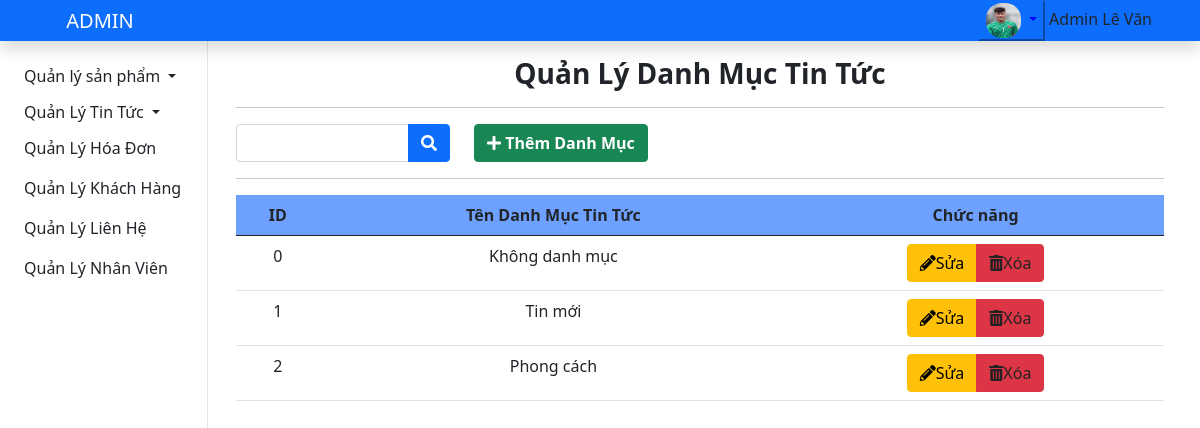
Screenshot of /admin/index.php?action=manage_danhmuc (signed in) with the database file from the repository.
### tables this page shows
CREATE TABLE `loai_tintuc` (
  `loai_tintuc_id` int(11) NOT NULL COMMENT 'mã loại tin tức',
  `ten_loai_tintuc` varchar(150) NOT NULL COMMENT 'tên loại tin tức'
);

### admin/models/connect.php (called while the page is built, shortened)
<?php
    class connect{
        private $db;
        public function __construct(){
            $dsn='mysql:host=localhost;dbname=shopgiay';
            $user='root';
            $pass='';
            try{
                $this->db=new PDO($dsn,$user,$pass,array(PDO::MYSQL_ATTR_INIT_COMMAND=>'SET NAMES utf8'));
            }catch(PDOException $e){
                die($e->getMessage());
            }
        }
        public function getIntance($select){
            $results=$this->db->query($select);
            $result=$results->fetch();
            return $result;
        }
        public function getList($select){
            $results=$this->db->query($select);
            return $results;
        }
    }
?>

### admin/models/admin.php (called while the page is built, shortened)
<?php
class Admin
{
    function get_one_statusAcc($id)
    {
        $db=new connect();
        $select="SELECT * FROM `admin` where id=$id";
        $result=$db->getIntance($select);
        return $result;
    }
}
?>

### admin/models/manage_news.php (called while the page is built, shortened)
<?php
  class manageNews{
    public function getloainews(){
      $select="select * from `loai_tintuc`";
      $db=new connect();
      $result = $db->getList($select);
      return $result;
    }
  }
?>

### admin/views/manage_danhmuc.php (the view, shortened to what this page needs)
<?php
 if(isset($id))
 {
     $staAcc= new Admin();
     $results=$staAcc->get_one_statusAcc($id);
 }
 if($results['statusAcc']!=0):
?>
<section id="manage-loainews">
  <div class="container">
    <h3 class="text-center fw-bolder mt-3">Quản Lý Danh Mục Tin Tức</h3>
    <hr>
    <div class="function-news">
      <div class="row">
        <div class="col-md-3">
          <form action="" class="form" method="post">
            <div class="input-group">
              <input type="text" class="form-control" name="searchQuery" id="">
              <button class="btn btn-primary"><i class="fas fa-search"></i></button>
            </div>
          </form>
        </div>
        <div class="col-md-3">
          <button type="button" class="btn btn-success" data-bs-toggle="modal" data-bs-target="#insertDanhmuc">
            <i class="fas fa-plus "></i> <b>Thêm Danh Mục</b>
          </button>
        </div>
      </div>
    </div>
    <hr>
    <div class="row">
      <div class="list-loainews">
        <table class="table table-loainews text-center">
          <thead>
            <tr>
              <th>ID</th>
              <th>Tên Danh Mục Tin Tức</th>
              <th>Chức năng</th>
            </tr>
          </thead>
          <tbody>
            <?php
              $item=new manageNews();
              $results=$item->getloainews();
              while ($set = $results->fetch()) :
            ?>
            <tr>
              <td><?php echo $set['loai_tintuc_id']; ?></td>
              <td><?php echo $set['ten_loai_tintuc']; ?></td>
              <td>
                <div class="btn-group" role="group" aria-label="Basic mixed styles example">
                  <button class="btn btn-warning" data-bs-toggle="modal" data-bs-target="#editDanhmuc<?php echo $set['loai_tintuc_id']; ?>">
                      <i class="fas fa-pencil-alt"></i>Sửa
                  </button>
                  <button class="btn btn-danger" onclick="return confirm('Bấm vào nút OK để tiếp tục');">
                    <a href="index.php?action=manage_danhmuc&act=remove_loainews&id=<?php echo $set['loai_tintuc_id'];?>">
                      <i class="fas fa-trash-alt"></i>Xóa</a>
                  </button>
                </div>
              </td>
            </tr>
            <?php
            endwhile
            ?>
          </tbody>
        </table>
      </div>
    </div>
  </div>
</section>
<?php
else :
    echo  "<script>alert ('Tài khoản đã bị khóa !');</script>";
    echo '<meta http-equiv="refresh" content="0;url=./index.php?action=login&act=logout"/>';
endif;
?>

### admin/assets/css/style.css (style rules this page uses)
:root { --main-color: rgb(5, 61, 163); --main-bg-color: rgba(23, 104, 255, 0.629); --text-button:rgb(255, 255, 255); --bg-color: rgb(255, 255, 255); }
a { text-decoration: none; color: #222; }
#manage-order .container .list-order .table-order thead, #manage-comment .container .list-comment .table-comment thead, #manage-news .container .list-news .table-news thead, #manage-loainews .container .list-loainews .table-loainews thead { background-color: var(--main-bg-color); }

### rows the page displays
loai_tintuc: loai_tintuc_id "0", ten_loai_tintuc "Không danh mục"
loai_tintuc: loai_tintuc_id "1", ten_loai_tintuc "Tin mới"
loai_tintuc: loai_tintuc_id "2", ten_loai_tintuc "Phong cách"

### other values shown
$_SESSION['hoten_nv'] "Admin Lê Văn"
